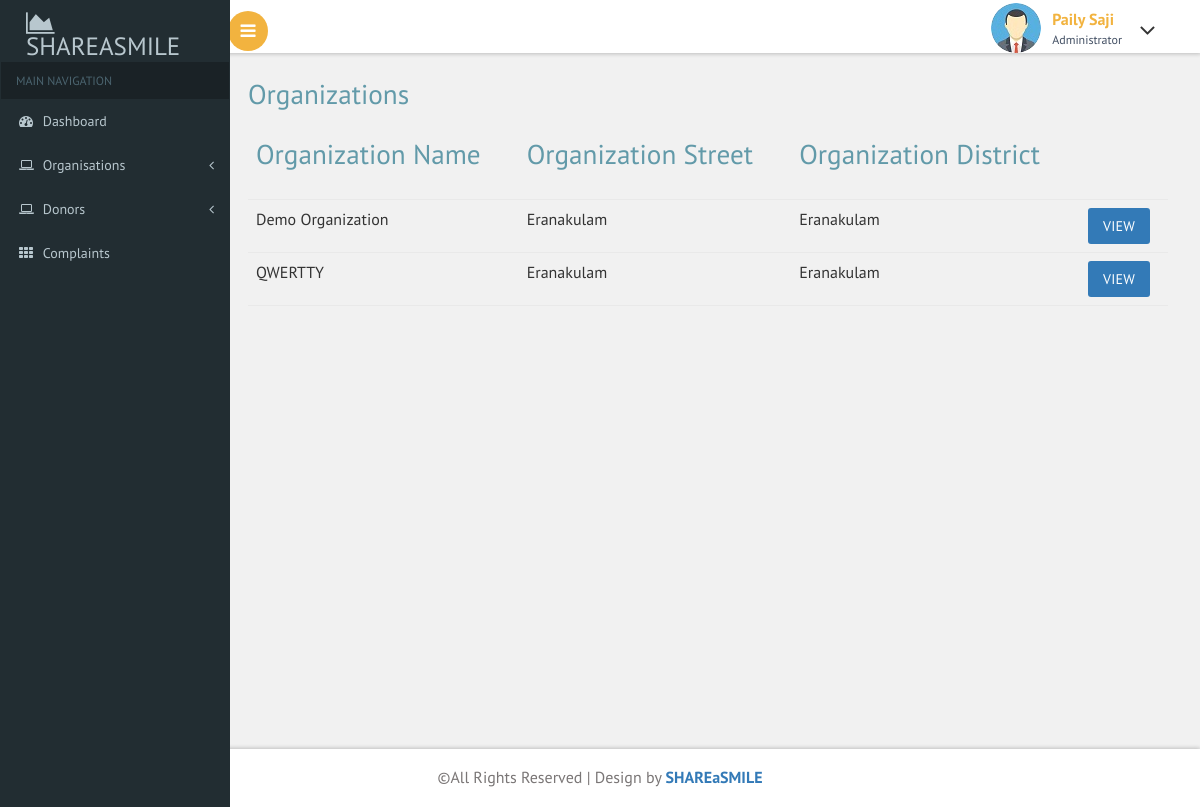
Screenshot of /admin/organizationdetails.php with the database file from the repository.
### tables this page shows
CREATE TABLE `registration_organisation` (
  `full_name` varchar(100) NOT NULL,
  `email` varchar(100) NOT NULL,
  `phone` varchar(20) NOT NULL,
  `street` varchar(100) NOT NULL,
  `district` varchar(100) NOT NULL,
  `pincode` varchar(10) NOT NULL,
  `organisation_id` int(11) NOT NULL,
  `organisation_name` varchar(100) NOT NULL,
  `organisation_email` varchar(100) NOT NULL,
  `organisation_phone` varchar(20) NOT NULL,
  `organisation_street` varchar(100) NOT NULL,
  `organistion_district` varchar(100) NOT NULL,
  `organisation_pincode` varchar(10) NOT NULL,
  `organisation_licence_number` varchar(50) NOT NULL,
  `organisation_licence_file` varchar(200) NOT NULL,
  `verify_status` int(11) NOT NULL
);

### admin/organizationdetails.php (the view)
<?php
include("header.php");
?>
			<div id="page-wrapper">
			<div class="main-page"><h2 class="title1">Organizations</h2>
				<table class="table table-hover">
					<thead>
					<th>
					<h2 class="title1">Organization Name</he>
					</th>
					<th>
					<h2 class="title1">Organization Street</h2>
					</th>
					<th>
					<h2 class="title1">organization District</h2>
					</th>
					<th></th>
                  </thead>
				<tbody>
				<?php
				require("connect.php");
				$sql="SELECT * FROM registration_organisation WHERE verify_status=1";
				$res=mysqli_query($conn,$sql);
				if(mysqli_num_rows($res)>0){
					while($row=mysqli_fetch_assoc($res)){
						?>
						<tr>
							<td>
								<?php echo $row['organisation_name'] ?>
							</td>
							<td>
								<?php echo $row['organisation_street'] ?>
							</td>
							<td>
								<?php echo $row['organistion_district'] ?>
							</td>
							<td><a class="btn btn-primary" href="showdetailsapprove.php?email=<?php echo $row['organisation_email']?>">View</a> </td>
						</tr>
						<?php
					}
				}
				?>
				</tbody>
			</table>
			</div>
		</div>
  <?php
  include("footer.php");
  ?>

### admin/css/custom.css (style rules this page uses)
#page-wrapper { padding:5em 2em 2.5em; background-color: #F1F1F1; }

### rows the page displays
registration_organisation: organisation_name "Demo Organization", organisation_street "Eranakulam", organistion_district "Eranakulam"
registration_organisation: organisation_name "QWERTTY", organisation_street "Eranakulam", organistion_district "Eranakulam"
